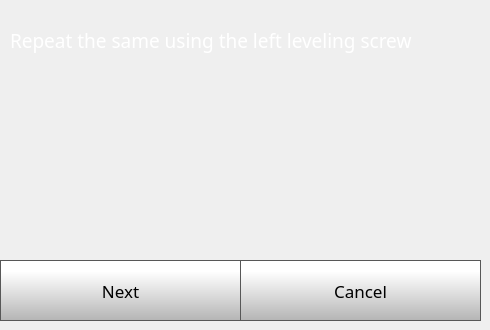
    <widget class="QWidget" name="quickStep4Page">
     <widget class="QPushButton" name="quickStep4CancelButton">
      <property name="geometry">
       <rect>
        <x>240</x>
        <y>260</y>
        <width>241</width>
        <height>61</height>
       </rect>
      </property>
      <property name="font">
       <font>
        <family>Gotham</family>
        <pointsize>13</pointsize>
       </font>
      </property>
      <property name="styleSheet">
       <string notr="true">QPushButton {
     border: 1px solid rgb(87, 87, 87);
	background-color: qlineargradient(spread:pad, x1:0, y1:1, x2:0, y2:0.188, stop:0 rgba(180, 180, 180, 255), stop:1 rgba(255, 255, 255, 255));


}

QPushButton:pressed {
    background-color: qlineargradient(x1: 0, y1: 0, x2: 0, y2: 1,
                                      stop: 0 #dadbde, stop: 1 #f6f7fa);
}

QPushButton:flat {
    border: none; /* no border for a flat push button */
}

QPushButton:default {
    border-color: navy; /* make the default button prominent */
}

QPushButton:focus {
	outline: none;
}</string>
      </property>
      <property name="text">
       <string>Cancel</string>
      </property>
      <property name="iconSize">
       <size>
        <width>40</width>
        <height>40</height>
       </size>
      </property>
     </widget>
     <widget class="QPushButton" name="quickStep4NextButton">
      <property name="geometry">
       <rect>
        <x>0</x>
        <y>260</y>
        <width>241</width>
        <height>61</height>
       </rect>
      </property>
      <property name="font">
       <font>
        <family>Gotham</family>
        <pointsize>13</pointsize>
       </font>
      </property>
      <property name="styleSheet">
       <string notr="true">QPushButton {
     border: 1px solid rgb(87, 87, 87);
	background-color: qlineargradient(spread:pad, x1:0, y1:1, x2:0, y2:0.188, stop:0 rgba(180, 180, 180, 255), stop:1 rgba(255, 255, 255, 255));


}

QPushButton:pressed {
    background-color: qlineargradient(x1: 0, y1: 0, x2: 0, y2: 1,
                                      stop: 0 #dadbde, stop: 1 #f6f7fa);
}

QPushButton:flat {
    border: none; /* no border for a flat push button */
}

QPushButton:default {
    border-color: navy; /* make the default button prominent */
}

QPushButton:focus {
	outline: none;
}</string>
      </property>
      <property name="text">
       <string>Next</string>
      </property>
      <property name="iconSize">
       <size>
        <width>40</width>
        <height>40</height>
       </size>
      </property>
     </widget>
     <widget class="QLabel" name="caliberateLabel_12">
      <property name="geometry">
       <rect>
        <x>10</x>
        <y>10</y>
        <width>471</width>
        <height>61</height>
       </rect>
      </property>
      <property name="font">
       <font>
        <family>Gotham</family>
        <pointsize>14</pointsize>
        <weight>50</weight>
        <bold>false</bold>
       </font>
      </property>
      <property name="styleSheet">
       <string notr="true">color: rgb(255, 255, 255);</string>
      </property>
      <property name="text">
       <string>Repeat the same using the left leveling screw</string>
      </property>
      <property name="wordWrap">
       <bool>true</bool>
      </property>
     </widget>
    </widget>
